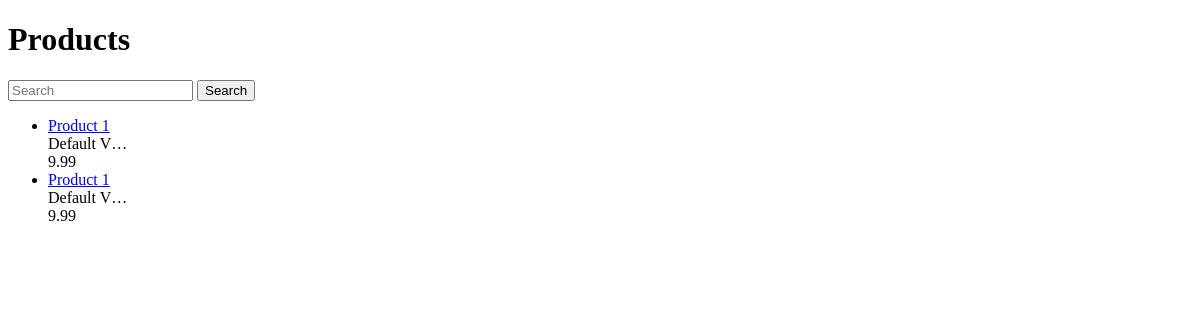
Before: /products/ with the older database file.
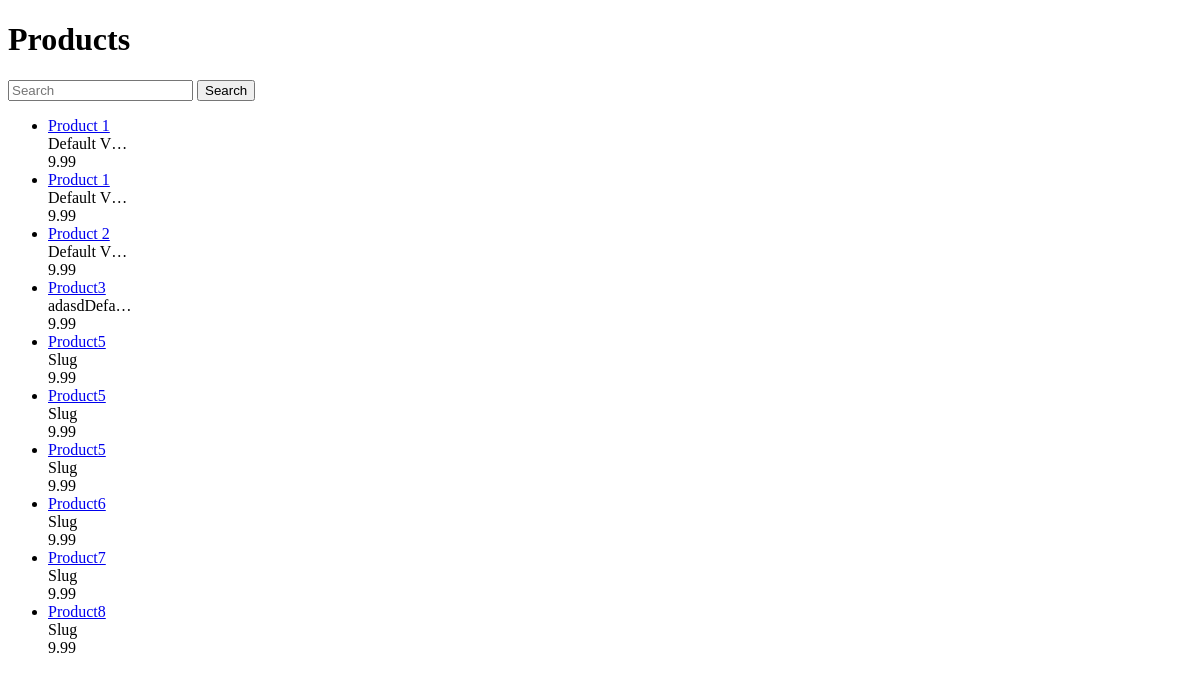
After: the same page with the newer database file.
### products/models.py (models this page shows)
class Product(models.Model):
    user = models.ForeignKey(settings.AUTH_USER_MODEL, on_delete=models.CASCADE)
    managers = models.ManyToManyField(settings.AUTH_USER_MODEL, related_name="managers_product", blank=True)
    title = models.CharField(max_length=30)
    slug = models.SlugField(unique=True, blank=True)
    description = models.TextField(default='Default Value')
    price = models.DecimalField(max_digits=100, decimal_places=2, default=9.99)
    sale_price = models.DecimalField(max_digits=100, decimal_places=2, default=6.99,
                                     null=True, blank=True)
    def __str__(self):
        return self.title
    def get_absolute_url(self):
        view_name = "products:detail_slug"
        return reverse(view_name, kwargs={"slug": self.slug})

### products/views.py (the view)
# urls.py: path('', ProductListView.as_view(), name='list'),
class ProductListView(ListView):
    model = Product
    def get_queryset(self, *args, **kwargs):
        qs = super(ProductListView, self).get_queryset(**kwargs)
        query = self.request.GET.get("q")
        if query:
            qs = qs.filter(Q(title__icontains=query) |
                           Q(description__icontains=query)
                           ).order_by("title")
        return qs

### templates/products/product_list.html
{% extends "base.html" %}
{% block content %}
    <h1>Products {{ abc }}</h1>
    <p>
    <form method="GET" action="">
    <input type="text" name="q" placeholder="Search" value="{{ request.GET.q }}">
    <input type="submit" value="Search">
    </form>
     </p>
    <ul>
    {% for instance in object_list %}
        <li>
            <a href="{{ instance.get_absolute_url }}">{{ instance }}</a><br/>
            {{ instance.description|truncatechars:10 }}<br/>
            {{ instance.price }}</li>
    {% empty %}
        <li>No products yet</li>
    {% endfor %}
    </ul>
{% endblock %}

### templates/base.html (shortened to what this page needs)
{% load staticfiles %}
<!DOCTYPE html>
<html lang="en">
<head>
</head>
<body>
<div class="main-content">
{% block content %}{% endblock content %}
</div>
</body>
</html>

### templates/base.html (style rules this page uses)
.main-content { width: 800px; margin: 0 }

Changed rows visible on the page:
added Product: title "Product 2", description "Default V…", price "9.99"
added Product: title "Product3", description "adasdDefa…", price "9.99"
added Product: title "Product5", description "Slug", price "9.99"
added Product: title "Product5", description "Slug", price "9.99"
added Product: title "Product5", description "Slug", price "9.99"
added Product: title "Product6", description "Slug", price "9.99"
added Product: title "Product7", description "Slug", price "9.99"
added Product: title "Product8", description "Slug", price "9.99"
